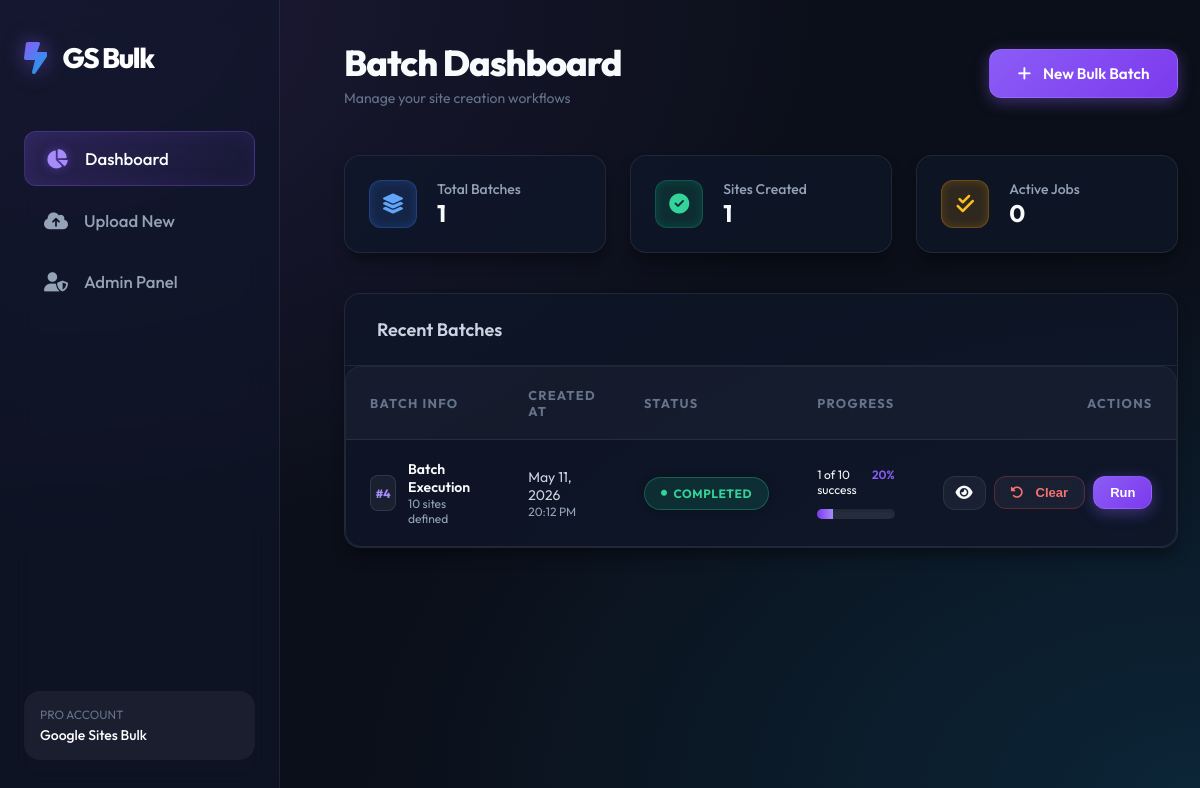
Before: / with the older database file.
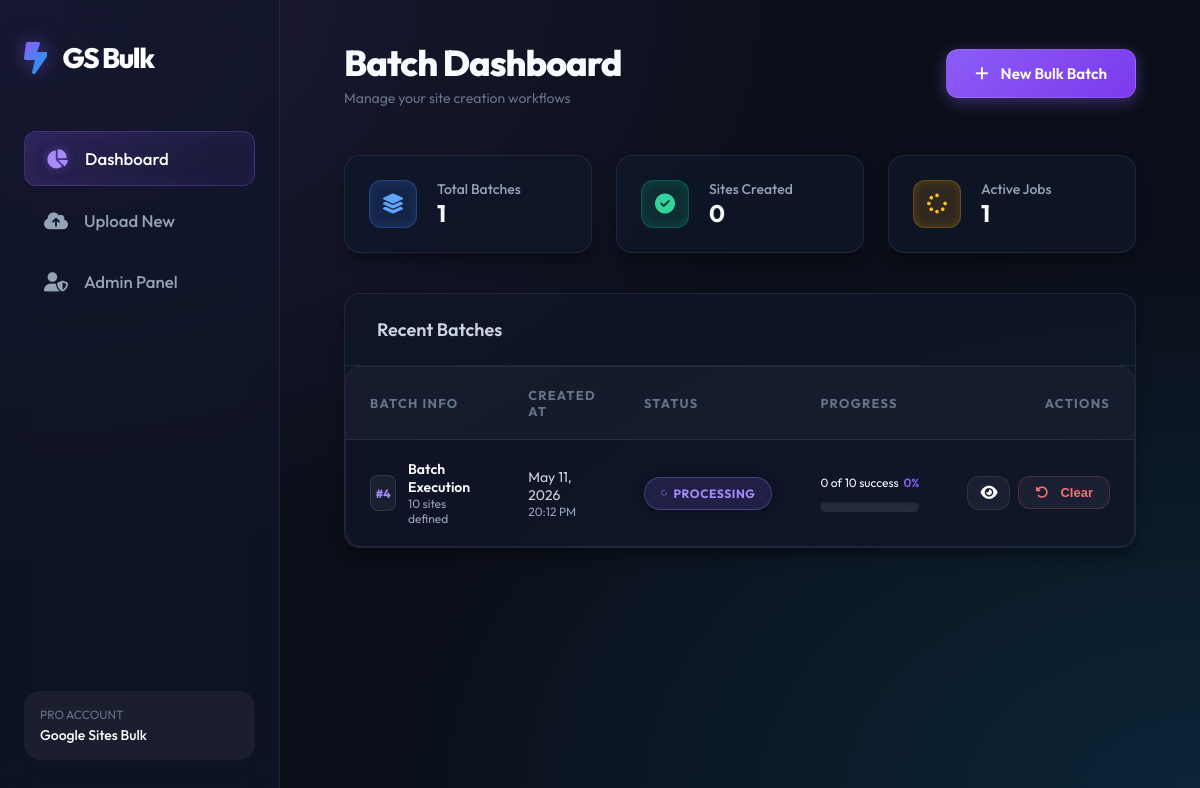
After: the same page with the newer database file.
### core/models.py (models this page shows, shortened)
class SiteBatch(models.Model):
    STATUS_CHOICES = [
        ('pending', 'Pending'),
        ('processing', 'Processing'),
        ('completed', 'Completed'),
        ('failed', 'Failed'),
    ]
    file = models.FileField(upload_to='uploads/')
    created_at = models.DateTimeField(auto_now_add=True)
    status = models.CharField(max_length=20, choices=STATUS_CHOICES, default='pending')
    total_sites = models.IntegerField(default=0)
    completed_sites = models.IntegerField(default=0)
    failed_sites = models.IntegerField(default=0)
    current_action = models.CharField(max_length=255, blank=True, null=True)
    @property
    def processed_sites(self):
        return (self.completed_sites or 0) + (self.failed_sites or 0)
    @property
    def progress_percentage(self):
        if self.total_sites == 0:
            return 0
        return int((self.processed_sites / self.total_sites) * 100)

### core/views.py (the view)
# urls.py: path('', DashboardView.as_view(), name='dashboard'),
class DashboardView(View):
    def get(self, request):
        batches = SiteBatch.objects.all().order_by('-created_at')
        agg = batches.aggregate(
            total_completed=Sum('completed_sites'),
            total_failed=Sum('failed_sites'),
        )
        total_sites_created = agg['total_completed'] or 0
        total_failed = agg['total_failed'] or 0
        active_jobs = batches.filter(status='processing').count()
        context = {
            'batches': batches,
            'total_sites_created': total_sites_created,
            'total_failed': total_failed,
            'active_jobs': active_jobs,
        }
        return render(request, 'core/dashboard.html', context)

### core/templates/core/dashboard.html (shortened to what this page needs)
{% extends 'core/base.html' %}
{% block header_title %}Batch Dashboard{% endblock %}
{% block header_actions %}
<a href="/upload/" class="btn btn-primary">
    <i class="fa-solid fa-plus"></i>
    New Bulk Batch
</a>
{% endblock %}
{% block content %}
<div style="display: grid; grid-template-columns: repeat(auto-fit, minmax(240px, 1fr)); gap: 1.5rem; margin-bottom: 2.5rem;">
    <div class="card" style="padding: 1.5rem; display: flex; align-items: center; gap: 1.25rem;">
        <div style="width: 48px; height: 48px; border-radius: 12px; background: rgba(59, 130, 246, 0.15); color: #60a5fa; border: 1px solid rgba(59, 130, 246, 0.3); display: flex; align-items: center; justify-content: center; font-size: 1.25rem; box-shadow: inset 0 0 10px rgba(59, 130, 246, 0.2);">
            <i class="fa-solid fa-layer-group"></i>
        </div>
        <div>
            <p style="font-size: 0.875rem; color: #94a3b8; font-weight: 500;">Total Batches</p>
            <h3 style="font-size: 1.5rem; font-weight: 700; color: #f8fafc;">{{ batches.count }}</h3>
        </div>
    </div>
    <div class="card" style="padding: 1.5rem; display: flex; align-items: center; gap: 1.25rem;">
        <div style="width: 48px; height: 48px; border-radius: 12px; background: rgba(16, 185, 129, 0.15); color: #34d399; border: 1px solid rgba(16, 185, 129, 0.3); display: flex; align-items: center; justify-content: center; font-size: 1.25rem; box-shadow: inset 0 0 10px rgba(16, 185, 129, 0.2);">
            <i class="fa-solid fa-circle-check"></i>
        </div>
        <div>
            <p style="font-size: 0.875rem; color: #94a3b8; font-weight: 500;">Sites Created</p>
            <h3 style="font-size: 1.5rem; font-weight: 700; color: #f8fafc;">{{ total_sites_created }}</h3>
        </div>
    </div>
    <div class="card" style="padding: 1.5rem; display: flex; align-items: center; gap: 1.25rem;">
        <div style="width: 48px; height: 48px; border-radius: 12px; background: rgba(245, 158, 11, 0.15); color: #fbbf24; border: 1px solid rgba(245, 158, 11, 0.3); display: flex; align-items: center; justify-content: center; font-size: 1.25rem; box-shadow: inset 0 0 10px rgba(245, 158, 11, 0.2);">
            {% if active_jobs > 0 %}
            <i class="fa-solid fa-spinner fa-spin"></i>
            {% else %}
            <i class="fa-solid fa-check-double"></i>
            {% endif %}
        </div>
        <div>
            <p style="font-size: 0.875rem; color: #94a3b8; font-weight: 500;">Active Jobs</p>
            <h3 style="font-size: 1.5rem; font-weight: 700; color: #f8fafc;">{{ active_jobs }}</h3>
        </div>
    </div>
</div>
<div class="card" style="padding: 0; overflow: hidden;">
    <div style="padding: 1.5rem 2rem; border-bottom: 1px solid var(--border); display: flex; justify-content: space-between; align-items: center;">
        <h2 style="font-size: 1.125rem; font-weight: 600;">Recent Batches</h2>
    </div>
    <div class="table-container">
        <table>
            <thead>
                <tr>
                    <th>Batch Info</th>
                    <th>Created At</th>
                    <th>Status</th>
                    <th>Progress</th>
                    <th style="text-align: right;">Actions</th>
                </tr>
            </thead>
            <tbody>
                {% for batch in batches %}
                <tr>
                    <td>
                        <div style="display: flex; align-items: center; gap: 0.75rem;">
                            <div style="background: rgba(255, 255, 255, 0.05); border: 1px solid rgba(255, 255, 255, 0.1); width: 36px; height: 36px; border-radius: 8px; display: flex; align-items: center; justify-content: center; font-weight: 700; color: #a78bfa; font-size: 0.75rem;">
                                #{{ batch.id }}
                            </div>
                            <div>
                                <p style="font-weight: 600; font-size: 0.875rem; color: #f8fafc;">Batch Execution</p>
                                <p style="font-size: 0.75rem; color: #94a3b8;">{{ batch.total_sites }} sites defined</p>
                            </div>
                        </div>
                    </td>
                    <td>
                        <p style="font-size: 0.875rem; color: #cbd5e1;">{{ batch.created_at|date:"M d, Y" }}</p>
                        <p style="font-size: 0.75rem; color: #94a3b8;">{{ batch.created_at|date:"H:i A" }}</p>
                    </td>
                    <td>
                        <span class="badge badge-{{ batch.status }}">
                            {% if batch.status == 'processing' %}
                            <i class="fa-solid fa-spinner fa-spin" style="font-size: 6px; margin-right: 6px;"></i>
                            {% else %}
                            <i class="fa-solid fa-circle" style="font-size: 6px; margin-right: 6px;"></i>
                            {% endif %}
                            {{ batch.status }}
                        </span>
                    </td>
                    <td style="width: 240px;">
                        <div style="display: flex; justify-content: space-between; font-size: 0.75rem; margin-bottom: 4px;">
                            <span>{{ batch.completed_sites }} of {{ batch.total_sites }} success</span>
                            <span style="font-weight: 600; color: var(--primary);">
                                {{ batch.progress_percentage }}%
                            </span>
                        </div>
                        <div class="progress-wrapper">
                            <div class="progress-bar" style="width: {{ batch.progress_percentage }}%"></div>
                        </div>
                    </td>
                    <td style="text-align: right;">
                        <div style="display: flex; justify-content: flex-end; gap: 0.5rem;">
                            <a href="/batch/{{ batch.id }}/" class="btn btn-secondary" style="padding: 0.5rem 0.75rem;">
                                <i class="fa-solid fa-eye"></i>
                            </a>
                            <form id="clearForm-{{ batch.id }}" action="/batch/{{ batch.id }}/reset/" method="POST" style="display: inline;">
                                <button type="button" onclick="showClearModal({{ batch.id }})" class="btn btn-secondary" style="padding: 0.5rem 1rem; font-size: 0.8125rem; color: #f87171; border-color: rgba(239, 68, 68, 0.3);">
                                    <i class="fa-solid fa-rotate-left"></i> Clear
                                </button>
                            </form>
                            {% if batch.status == 'pending' or batch.status == 'failed' or batch.status == 'completed' %}
                            <form action="/batch/{{ batch.id }}/start/" method="POST" style="display: inline;">
                                <button type="submit" class="btn btn-primary" style="padding: 0.5rem 1rem; font-size: 0.8125rem;">
                                    Run
                                </button>
                            </form>
                            {% endif %}
                        </div>
                    </td>
                </tr>
                {% endfor %}
            </tbody>
        </table>
    </div>
</div>
{% endblock %}

### core/templates/core/base.html (shortened to what this page needs)
<!DOCTYPE html>
<html lang="en">
<head>
    <link rel="stylesheet" href="https://cdnjs.cloudflare.com/ajax/libs/font-awesome/6.4.0/css/all.min.css">
</head>
<body>
    <aside class="sidebar">
        <a href="/" class="brand">
            <i class="fa-solid fa-bolt-lightning"></i>
            <span>GS Bulk</span>
        </a>
        <ul class="nav-menu">
            <li class="nav-item {% if request.path == '/' %}active{% endif %}">
                <a href="/">
                    <i class="fa-solid fa-chart-pie"></i>
                    Dashboard
                </a>
            </li>
            <li class="nav-item {% if '/upload/' in request.path %}active{% endif %}">
                <a href="/upload/">
                    <i class="fa-solid fa-cloud-arrow-up"></i>
                    Upload New
                </a>
            </li>
            <li class="nav-item">
                <a href="/admin/">
                    <i class="fa-solid fa-user-shield"></i>
                    Admin Panel
                </a>
            </li>
        </ul>
        <div style="margin-top: auto; padding: 1rem; background: rgba(255,255,255,0.05); border-radius: var(--radius);">
            <p style="font-size: 0.75rem; color: #64748b; margin-bottom: 0.25rem;">PRO ACCOUNT</p>
            <p style="font-size: 0.875rem; font-weight: 500;">Google Sites Bulk</p>
        </div>
    </aside>
    <div class="main-wrapper">
        <header>
            <div>
                <h1>{% block header_title %}Dashboard{% endblock %}</h1>
                <p style="color: var(--text-muted); font-size: 0.875rem;">Manage your site creation workflows</p>
            </div>
            <div class="header-actions">
                {% block header_actions %}{% endblock %}
            </div>
        </header>
        <main class="animate-up">
            {% block content %}{% endblock %}
        </main>
    </div>
</body>
</html>

Changed rows visible on the page:
changed SiteBatch "20:12 PM": status "COMPLETED" → "PROCESSING"; completed_sites "1" → "0"; progress_percentage "20" → "0"; no longer shows "Run"
Other visible differences:
{{ total_sites_created }}: "1" → "0"
{{ active_jobs }}: "0" → "1"
